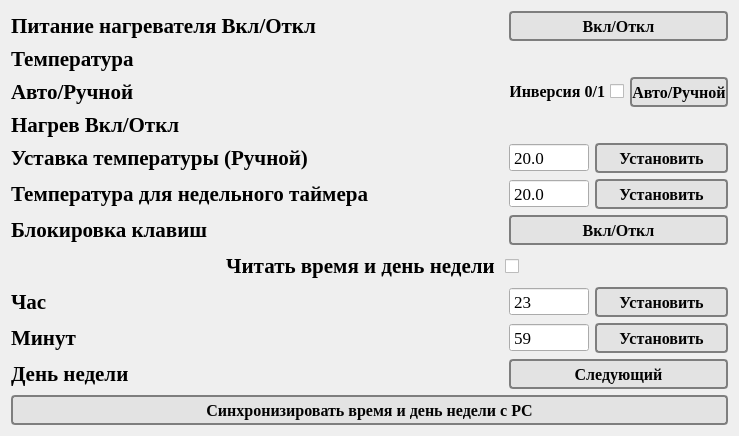
   <widget class="QWidget" name="layoutWidget">
    <property name="geometry">
     <rect>
      <x>11</x>
      <y>226</y>
      <width>731</width>
      <height>426</height>
     </rect>
    </property>
    <layout class="QGridLayout" name="gridLayout">
     <item row="9" column="1">
      <widget class="QLabel" name="label_minut">
       <property name="font">
        <font>
         <family>Times New Roman</family>
         <pointsize>16</pointsize>
         <bold>true</bold>
        </font>
       </property>
       <property name="text">
        <string/>
       </property>
      </widget>
     </item>
     <item row="6" column="0">
      <widget class="QLabel" name="label_12">
       <property name="font">
        <font>
         <family>Times New Roman</family>
         <pointsize>16</pointsize>
         <bold>true</bold>
        </font>
       </property>
       <property name="text">
        <string>Блокировка клавиш</string>
       </property>
      </widget>
     </item>
     <item row="5" column="2" colspan="2">
      <layout class="QHBoxLayout" name="horizontalLayout_4">
       <item>
        <widget class="QDoubleSpinBox" name="doubleSpinBox_week_timer">
         <property name="minimumSize">
          <size>
           <width>80</width>
           <height>0</height>
          </size>
         </property>
         <property name="maximumSize">
          <size>
           <width>80</width>
           <height>16777215</height>
          </size>
         </property>
         <property name="font">
          <font>
           <family>Times New Roman</family>
           <pointsize>13</pointsize>
          </font>
         </property>
         <property name="buttonSymbols">
          <enum>QAbstractSpinBox::ButtonSymbols::NoButtons</enum>
         </property>
         <property name="decimals">
          <number>1</number>
         </property>
         <property name="minimum">
          <double>5.000000000000000</double>
         </property>
         <property name="maximum">
          <double>44.000000000000000</double>
         </property>
         <property name="value">
          <double>20.000000000000000</double>
         </property>
        </widget>
       </item>
       <item>
        <widget class="QPushButton" name="pushButton_week_timer">
         <property name="minimumSize">
          <size>
           <width>100</width>
           <height>30</height>
          </size>
         </property>
         <property name="font">
          <font>
           <family>Times New Roman</family>
           <pointsize>12</pointsize>
           <bold>true</bold>
          </font>
         </property>
         <property name="styleSheet">
          <string notr="true">QPushButton{
	background-color: rgb(227, 227, 227);
	color: rgb(3, 3, 3);
	border: 2px solid rgb(126, 126, 126);
	border-radius: 4px
}

QPushButton:hover{
	background-color: rgb(252, 255, 216);
}</string>
         </property>
         <property name="text">
          <string>Установить</string>
         </property>
        </widget>
       </item>
      </layout>
     </item>
     <item row="9" column="2" colspan="2">
      <layout class="QHBoxLayout" name="horizontalLayout_3">
       <item>
        <widget class="QSpinBox" name="lineEdit_set_minute">
         <property name="maximumSize">
          <size>
           <width>80</width>
           <height>16777215</height>
          </size>
         </property>
         <property name="font">
          <font>
           <family>Times New Roman</family>
           <pointsize>13</pointsize>
          </font>
         </property>
         <property name="alignment">
          <set>Qt::AlignmentFlag::AlignLeading|Qt::AlignmentFlag::AlignLeft|Qt::AlignmentFlag::AlignVCenter</set>
         </property>
         <property name="readOnly">
          <bool>false</bool>
         </property>
         <property name="buttonSymbols">
          <enum>QAbstractSpinBox::ButtonSymbols::NoButtons</enum>
         </property>
         <property name="minimum">
          <number>0</number>
         </property>
         <property name="maximum">
          <number>59</number>
         </property>
         <property name="value">
          <number>59</number>
         </property>
        </widget>
       </item>
       <item>
        <widget class="QPushButton" name="pushButton_set_minute">
         <property name="minimumSize">
          <size>
           <width>100</width>
           <height>30</height>
          </size>
         </property>
         <property name="font">
          <font>
           <family>Times New Roman</family>
           <pointsize>12</pointsize>
           <bold>true</bold>
          </font>
         </property>
         <property name="styleSheet">
          <string notr="true">QPushButton{
	background-color: rgb(227, 227, 227);
	color: rgb(3, 3, 3);
	border: 2px solid rgb(126, 126, 126);
	border-radius: 4px
}

QPushButton:hover{
	background-color: rgb(252, 255, 216);
}</string>
         </property>
         <property name="text">
          <string>Установить</string>
         </property>
        </widget>
       </item>
      </layout>
     </item>
     <item row="0" column="2" colspan="2">
      <widget class="QPushButton" name="pushButton_display">
       <property name="minimumSize">
        <size>
         <width>0</width>
         <height>30</height>
        </size>
       </property>
       <property name="font">
        <font>
         <family>Times New Roman</family>
         <pointsize>12</pointsize>
         <bold>true</bold>
        </font>
       </property>
       <property name="styleSheet">
        <string notr="true">QPushButton{
	background-color: rgb(227, 227, 227);
	color: rgb(3, 3, 3);
	border: 2px solid rgb(126, 126, 126);
	border-radius: 4px
}

QPushButton:hover{
	background-color: rgb(252, 255, 216);
}</string>
       </property>
       <property name="text">
        <string>Вкл/Откл</string>
       </property>
      </widget>
     </item>
     <item row="2" column="1">
      <widget class="QLabel" name="label_auto_hand">
       <property name="font">
        <font>
         <family>Times New Roman</family>
         <pointsize>16</pointsize>
         <bold>true</bold>
        </font>
       </property>
       <property name="text">
        <string/>
       </property>
      </widget>
     </item>
     <item row="10" column="0">
      <widget class="QLabel" name="label_7">
       <property name="font">
        <font>
         <family>Times New Roman</family>
         <pointsize>16</pointsize>
         <bold>true</bold>
        </font>
       </property>
       <property name="text">
        <string>День недели</string>
       </property>
      </widget>
     </item>
     <item row="8" column="2" colspan="2">
      <layout class="QHBoxLayout" name="horizontalLayout">
       <item>
        <widget class="QSpinBox" name="lineEdit_set_hour">
         <property name="maximumSize">
          <size>
           <width>80</width>
           <height>16777215</height>
          </size>
         </property>
         <property name="font">
          <font>
           <family>Times New Roman</family>
           <pointsize>13</pointsize>
          </font>
         </property>
         <property name="alignment">
          <set>Qt::AlignmentFlag::AlignLeading|Qt::AlignmentFlag::AlignLeft|Qt::AlignmentFlag::AlignVCenter</set>
         </property>
         <property name="readOnly">
          <bool>false</bool>
         </property>
         <property name="buttonSymbols">
          <enum>QAbstractSpinBox::ButtonSymbols::NoButtons</enum>
         </property>
         <property name="minimum">
          <number>0</number>
         </property>
         <property name="maximum">
          <number>23</number>
         </property>
         <property name="value">
          <number>23</number>
         </property>
        </widget>
       </item>
       <item>
        <widget class="QPushButton" name="pushButton_set_hour">
         <property name="minimumSize">
          <size>
           <width>100</width>
           <height>30</height>
          </size>
         </property>
         <property name="font">
          <font>
           <family>Times New Roman</family>
           <pointsize>12</pointsize>
           <bold>true</bold>
          </font>
         </property>
         <property name="styleSheet">
          <string notr="true">QPushButton{
	background-color: rgb(227, 227, 227);
	color: rgb(3, 3, 3);
	border: 2px solid rgb(126, 126, 126);
	border-radius: 4px
}

QPushButton:hover{
	background-color: rgb(252, 255, 216);
}</string>
         </property>
         <property name="text">
          <string>Установить</string>
         </property>
        </widget>
       </item>
      </layout>
     </item>
     <item row="9" column="0">
      <widget class="QLabel" name="label_9">
       <property name="font">
        <font>
         <family>Times New Roman</family>
         <pointsize>16</pointsize>
         <bold>true</bold>
        </font>
       </property>
       <property name="text">
        <string>Минут</string>
       </property>
      </widget>
     </item>
     <item row="1" column="0">
      <widget class="QLabel" name="label_5">
       <property name="font">
        <font>
         <family>Times New Roman</family>
         <pointsize>16</pointsize>
         <bold>true</bold>
        </font>
       </property>
       <property name="text">
        <string>Температура</string>
       </property>
      </widget>
     </item>
     <item row="6" column="2" colspan="2">
      <widget class="QPushButton" name="pushButton_block_key">
       <property name="minimumSize">
        <size>
         <width>0</width>
         <height>30</height>
        </size>
       </property>
       <property name="font">
        <font>
         <family>Times New Roman</family>
         <pointsize>12</pointsize>
         <bold>true</bold>
        </font>
       </property>
       <property name="styleSheet">
        <string notr="true">QPushButton{
	background-color: rgb(227, 227, 227);
	color: rgb(3, 3, 3);
	border: 2px solid rgb(126, 126, 126);
	border-radius: 4px
}

QPushButton:hover{
	background-color: rgb(252, 255, 216);
}</string>
       </property>
       <property name="text">
        <string>Вкл/Откл</string>
       </property>
      </widget>
     </item>
     <item row="4" column="0">
      <widget class="QLabel" name="label_10">
       <property name="font">
        <font>
         <family>Times New Roman</family>
         <pointsize>16</pointsize>
         <bold>true</bold>
        </font>
       </property>
       <property name="text">
        <string>Уставка температуры (Ручной)</string>
       </property>
      </widget>
     </item>
     <item row="2" column="0">
      <widget class="QLabel" name="label_6">
       <property name="font">
        <font>
         <family>Times New Roman</family>
         <pointsize>16</pointsize>
         <bold>true</bold>
        </font>
       </property>
       <property name="text">
        <string>Авто/Ручной</string>
       </property>
      </widget>
     </item>
     <item row="4" column="2" colspan="2">
      <layout class="QHBoxLayout" name="horizontalLayout_5">
       <item>
        <widget class="QDoubleSpinBox" name="doubleSpinBox_set_temp">
         <property name="minimumSize">
          <size>
           <width>0</width>
           <height>0</height>
          </size>
         </property>
         <property name="maximumSize">
          <size>
           <width>80</width>
           <height>16777215</height>
          </size>
         </property>
         <property name="font">
          <font>
           <family>Times New Roman</family>
           <pointsize>13</pointsize>
          </font>
         </property>
         <property name="buttonSymbols">
          <enum>QAbstractSpinBox::ButtonSymbols::NoButtons</enum>
         </property>
         <property name="decimals">
          <number>1</number>
         </property>
         <property name="minimum">
          <double>5.000000000000000</double>
         </property>
         <property name="maximum">
          <double>44.000000000000000</double>
         </property>
         <property name="value">
          <double>20.000000000000000</double>
         </property>
        </widget>
       </item>
       <item>
        <widget class="QPushButton" name="pushButton_set_temp">
         <property name="minimumSize">
          <size>
           <width>0</width>
           <height>30</height>
          </size>
         </property>
         <property name="font">
          <font>
           <family>Times New Roman</family>
           <pointsize>12</pointsize>
           <bold>true</bold>
          </font>
         </property>
         <property name="styleSheet">
          <string notr="true">QPushButton{
	background-color: rgb(227, 227, 227);
	color: rgb(3, 3, 3);
	border: 2px solid rgb(126, 126, 126);
	border-radius: 4px
}

QPushButton:hover{
	background-color: rgb(252, 255, 216);
}</string>
         </property>
         <property name="text">
          <string>Установить</string>
         </property>
        </widget>
       </item>
      </layout>
     </item>
     <item row="10" column="1">
      <widget class="QLabel" name="label_day_week">
       <property name="font">
        <font>
         <family>Times New Roman</family>
         <pointsize>16</pointsize>
         <bold>true</bold>
        </font>
       </property>
       <property name="text">
        <string/>
       </property>
      </widget>
     </item>
     <item row="5" column="0">
      <widget class="QLabel" name="label_11">
       <property name="font">
        <font>
         <family>Times New Roman</family>
         <pointsize>16</pointsize>
         <bold>true</bold>
        </font>
       </property>
       <property name="text">
        <string>Температура для недельного таймера</string>
       </property>
      </widget>
     </item>
     <item row="1" column="1">
      <widget class="QLabel" name="label_temp">
       <property name="font">
        <font>
         <family>Times New Roman</family>
         <pointsize>16</pointsize>
         <bold>true</bold>
        </font>
       </property>
       <property name="text">
        <string/>
       </property>
      </widget>
     </item>
     <item row="0" column="0">
      <widget class="QLabel" name="label_4">
       <property name="font">
        <font>
         <family>Times New Roman</family>
         <pointsize>16</pointsize>
         <bold>true</bold>
        </font>
       </property>
       <property name="text">
        <string>Питание нагревателя Вкл/Откл</string>
       </property>
      </widget>
     </item>
     <item row="8" column="0">
      <widget class="QLabel" name="label_13">
       <property name="font">
        <font>
         <family>Times New Roman</family>
         <pointsize>16</pointsize>
         <bold>true</bold>
        </font>
       </property>
       <property name="text">
        <string>Час</string>
       </property>
      </widget>
     </item>
     <item row="0" column="1">
      <widget class="QLabel" name="label_display">
       <property name="font">
        <font>
         <family>Times New Roman</family>
         <pointsize>16</pointsize>
         <bold>true</bold>
        </font>
       </property>
       <property name="text">
        <string/>
       </property>
      </widget>
     </item>
     <item row="3" column="1">
      <widget class="QLabel" name="label_heat">
       <property name="font">
        <font>
         <family>Times New Roman</family>
         <pointsize>16</pointsize>
         <bold>true</bold>
        </font>
       </property>
       <property name="text">
        <string/>
       </property>
      </widget>
     </item>
     <item row="3" column="0">
      <widget class="QLabel" name="label_8">
       <property name="font">
        <font>
         <family>Times New Roman</family>
         <pointsize>16</pointsize>
         <bold>true</bold>
        </font>
       </property>
       <property name="text">
        <string>Нагрев Вкл/Откл</string>
       </property>
      </widget>
     </item>
     <item row="11" column="0" colspan="4">
      <widget class="QPushButton" name="pushButton_synchronize_date">
       <property name="minimumSize">
        <size>
         <width>0</width>
         <height>30</height>
        </size>
       </property>
       <property name="font">
        <font>
         <family>Times New Roman</family>
         <pointsize>12</pointsize>
         <bold>true</bold>
        </font>
       </property>
       <property name="styleSheet">
        <string notr="true">QPushButton{
	background-color: rgb(227, 227, 227);
	color: rgb(3, 3, 3);
	border: 2px solid rgb(126, 126, 126);
	border-radius: 4px
}

QPushButton:hover{
	background-color: rgb(252, 255, 216);
}</string>
       </property>
       <property name="text">
        <string>Синхронизировать время и день недели с PC</string>
       </property>
      </widget>
     </item>
     <item row="4" column="1">
      <widget class="QLabel" name="label_set_temp">
       <property name="font">
        <font>
         <family>Times New Roman</family>
         <pointsize>16</pointsize>
         <bold>true</bold>
        </font>
       </property>
       <property name="text">
        <string/>
       </property>
      </widget>
     </item>
     <item row="5" column="1">
      <widget class="QLabel" name="label_week_timer">
       <property name="minimumSize">
        <size>
         <width>128</width>
         <height>0</height>
        </size>
       </property>
       <property name="font">
        <font>
         <family>Times New Roman</family>
         <pointsize>16</pointsize>
         <bold>true</bold>
        </font>
       </property>
       <property name="text">
        <string/>
       </property>
      </widget>
     </item>
     <item row="2" column="2" colspan="2">
      <layout class="QHBoxLayout" name="horizontalLayout_6">
       <item>
        <widget class="QCheckBox" name="checkBox_auto_hand">
         <property name="maximumSize">
          <size>
           <width>115</width>
           <height>16777215</height>
          </size>
         </property>
         <property name="font">
          <font>
           <family>Times New Roman</family>
           <pointsize>12</pointsize>
           <bold>true</bold>
          </font>
         </property>
         <property name="layoutDirection">
          <enum>Qt::LayoutDirection::RightToLeft</enum>
         </property>
         <property name="text">
          <string>Инверсия 0/1</string>
         </property>
         <property name="checked">
          <bool>false</bool>
         </property>
        </widget>
       </item>
       <item>
        <widget class="QPushButton" name="pushButton_auto_hand">
         <property name="minimumSize">
          <size>
           <width>0</width>
           <height>30</height>
          </size>
         </property>
         <property name="font">
          <font>
           <family>Times New Roman</family>
           <pointsize>12</pointsize>
           <bold>true</bold>
          </font>
         </property>
         <property name="styleSheet">
          <string notr="true">QPushButton{
	background-color: rgb(227, 227, 227);
	color: rgb(3, 3, 3);
	border: 2px solid rgb(126, 126, 126);
	border-radius: 4px
}

QPushButton:hover{
	background-color: rgb(252, 255, 216);
}</string>
         </property>
         <property name="text">
          <string>Авто/Ручной</string>
         </property>
        </widget>
       </item>
      </layout>
     </item>
     <item row="6" column="1">
      <widget class="QLabel" name="label_block_key">
       <property name="font">
        <font>
         <family>Times New Roman</family>
         <pointsize>16</pointsize>
         <bold>true</bold>
        </font>
       </property>
       <property name="text">
        <string/>
       </property>
      </widget>
     </item>
     <item row="10" column="2" colspan="2">
      <widget class="QPushButton" name="pushButton_next_day_week">
       <property name="minimumSize">
        <size>
         <width>0</width>
         <height>30</height>
        </size>
       </property>
       <property name="font">
        <font>
         <family>Times New Roman</family>
         <pointsize>12</pointsize>
         <bold>true</bold>
        </font>
       </property>
       <property name="styleSheet">
        <string notr="true">QPushButton{
	background-color: rgb(227, 227, 227);
	color: rgb(3, 3, 3);
	border: 2px solid rgb(126, 126, 126);
	border-radius: 4px
}

QPushButton:hover{
	background-color: rgb(252, 255, 216);
}</string>
       </property>
       <property name="text">
        <string>Следующий</string>
       </property>
      </widget>
     </item>
     <item row="8" column="1">
      <widget class="QLabel" name="label_hour">
       <property name="font">
        <font>
         <family>Times New Roman</family>
         <pointsize>16</pointsize>
         <bold>true</bold>
        </font>
       </property>
       <property name="text">
        <string/>
       </property>
      </widget>
     </item>
     <item row="7" column="0" colspan="4">
      <layout class="QHBoxLayout" name="horizontalLayout_7">
       <item>
        <spacer name="horizontalSpacer_3">
         <property name="orientation">
          <enum>Qt::Orientation::Horizontal</enum>
         </property>
         <property name="sizeHint" stdset="0">
          <size>
           <width>40</width>
           <height>20</height>
          </size>
         </property>
        </spacer>
       </item>
       <item>
        <widget class="QCheckBox" name="checkBox_read_time">
         <property name="font">
          <font>
           <family>Times New Roman</family>
           <pointsize>16</pointsize>
           <bold>true</bold>
          </font>
         </property>
         <property name="layoutDirection">
          <enum>Qt::LayoutDirection::RightToLeft</enum>
         </property>
         <property name="text">
          <string>Читать время и день недели </string>
         </property>
         <property name="checked">
          <bool>false</bool>
         </property>
        </widget>
       </item>
       <item>
        <spacer name="horizontalSpacer_2">
         <property name="orientation">
          <enum>Qt::Orientation::Horizontal</enum>
         </property>
         <property name="sizeHint" stdset="0">
          <size>
           <width>40</width>
           <height>20</height>
          </size>
         </property>
        </spacer>
       </item>
      </layout>
     </item>
    </layout>
   </widget>
